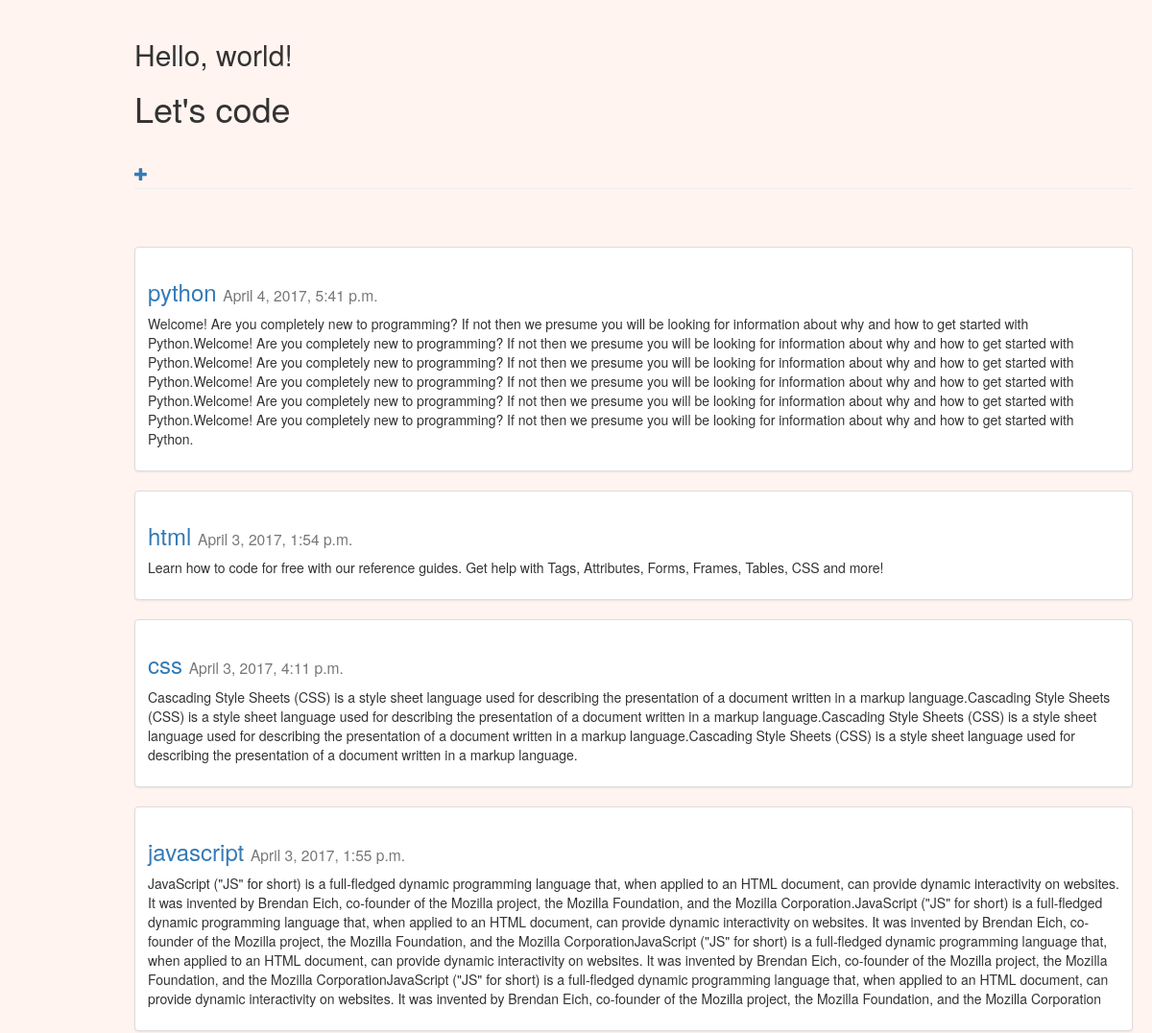
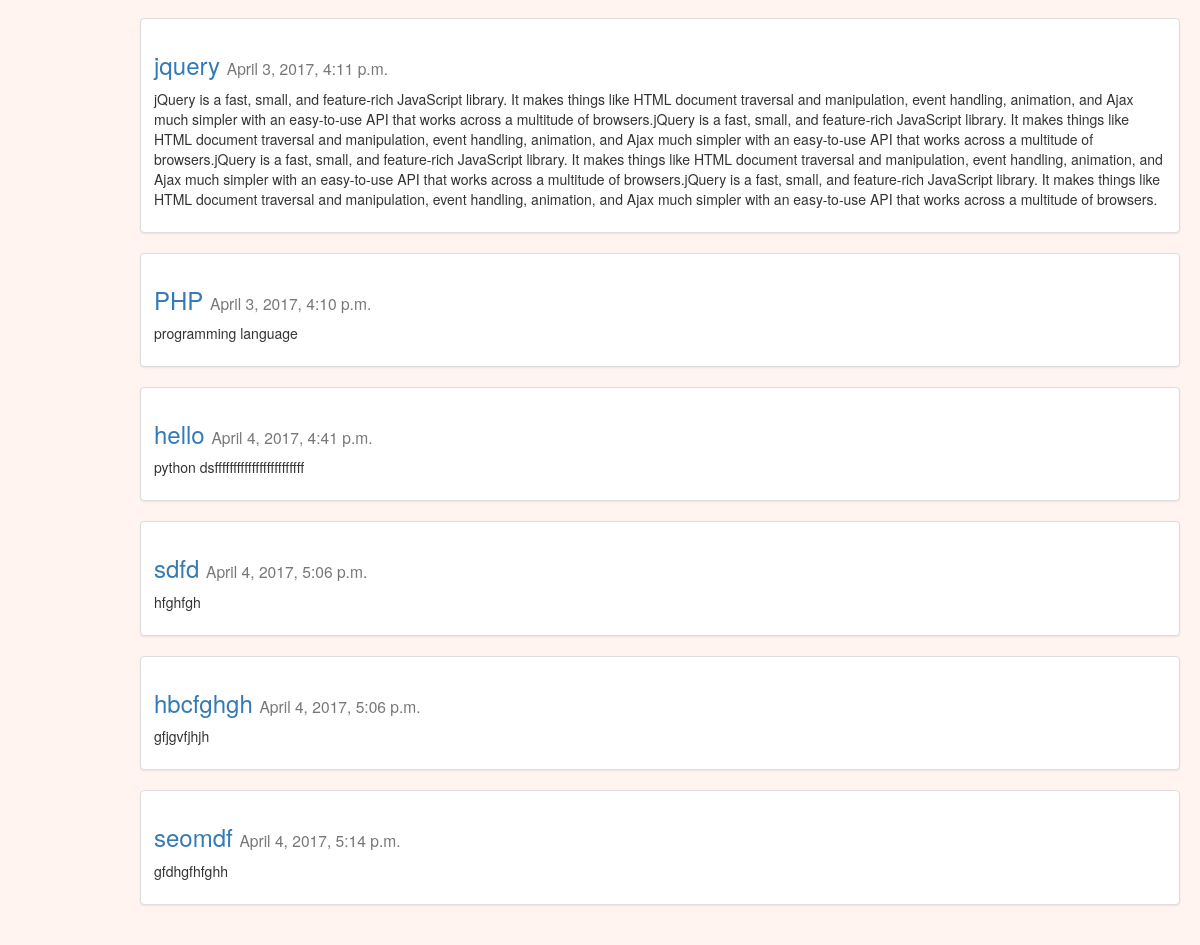
Screenshot of /blog/ with the database file from the repository (2 pictures, top to bottom).
### blog/models.py (models this page shows, shortened)
class Post(models.Model):
    author = models.ForeignKey('auth.User')
    title = models.CharField(max_length=200)
    text = models.TextField()
    created_date = models.DateTimeField(
            default=timezone.now)
    published_date = models.DateTimeField(
            blank=True, null=True)

### blog/views.py (the view)
def post_list(request):
	posts=Post.objects.filter(created_date__lte=timezone.now()).order_by('created_date')
	return render(request, 'blog/post_list.html', {'posts':posts})

### blog/templates/blog/post_list.html
 {% extends 'blog/base.html' %} {% block content %}
<div class="row">
    {% for post in posts %}
    <div class="col-sm-6 col-md-12">
        <div class="thumbnail">
            <div class="caption">
                <h3> <a href="{% url 'post_detail' pk=post.pk %}">{{ post.title }} </a> <small> {{ post.published_date }}</small></h3>
                <p>{{ post.text}} </p>
            </div>
        </div>
    </div>
    {% endfor %}
</div>
{% endblock %}

### blog/templates/blog/base.html (shortened to what this page needs)
{% load staticfiles %}
<html>
<head>
    <link rel="stylesheet" href="https://maxcdn.bootstrapcdn.com/bootstrap/3.3.7/css/bootstrap.min.css">
    <link rel="stylesheet" href="https://maxcdn.bootstrapcdn.com/bootstrap/3.3.7/css/bootstrap-theme.min.css">
    <link rel="stylesheet" href="{% static 'css/main.css' %}">
</head>
<body>
        <h2>Hello, world!</h2>
        <h1> Let's code</h1>
        <div class="page-header">
        <a href="{% url 'post_new' %}" class="top-menu"><span class="glyphicon glyphicon-plus"></span></a>
</div>
    <br>
    <br>
     {% block content %}
     {% endblock %}
</body>
</html>

### blog/static/css/main.css (style rules this page uses)
body { background-color: #fff4f0; margin-left: 100px; padding: 20px 20px 20px 40px; }

### rows the page displays
Post: title "python", published_date "April 4, 2017, 5:41 p.m.", text "Welcome! Are you completely new to programming? If not then we presume you will be looking for information about why and how to get started with Python.Welcome! Are you completely new to programming? If not then we presume you will be looking for information about why and how to get started with Python.Welcome! Are you completely new to programming? If not then we presume you will be looking for information about why and how to get started with Python.Welcome! Are you completely new to programming? If not then we presume you will be looking for information about why and how to get started with Python.Welcome! Are you completely new to programming? If not then we presume you will be looking…"
Post: title "html", published_date "April 3, 2017, 1:54 p.m.", text "Learn how to code for free with our reference guides. Get help with Tags, Attributes, Forms, Frames, Tables, CSS and more!"
Post: title "css", published_date "April 3, 2017, 4:11 p.m.", text "Cascading Style Sheets (CSS) is a style sheet language used for describing the presentation of a document written in a markup language.Cascading Style Sheets (CSS) is a style sheet language used for describing the presentation of a document written in a markup language.Cascading Style Sheets (CSS) is a style sheet language used for describing the presentation of a document written in a markup language.Cascading Style Sheets (CSS) is a style sheet language used for describing the presentation of a document written in a markup language."
Post: title "javascript", published_date "April 3, 2017, 1:55 p.m.", text "JavaScript (\"JS\" for short) is a full-fledged dynamic programming language that, when applied to an HTML document, can provide dynamic interactivity on websites. It was invented by Brendan Eich, co-founder of the Mozilla project, the Mozilla Foundation, and the Mozilla Corporation.JavaScript (\"JS\" for short) is a full-fledged dynamic programming language that, when applied to an HTML document, can provide dynamic interactivity on websites. It was invented by Brendan Eich, co-founder of the Mozilla project, the Mozilla Foundation, and the Mozilla CorporationJavaScript (\"JS\" for short) is a full-fledged dynamic programming language that, when applied to an HTML document, can provide dynamic…"
Post: title "jquery", published_date "April 3, 2017, 4:11 p.m.", text "jQuery is a fast, small, and feature-rich JavaScript library. It makes things like HTML document traversal and manipulation, event handling, animation, and Ajax much simpler with an easy-to-use API that works across a multitude of browsers.jQuery is a fast, small, and feature-rich JavaScript library. It makes things like HTML document traversal and manipulation, event handling, animation, and Ajax much simpler with an easy-to-use API that works across a multitude of browsers.jQuery is a fast, small, and feature-rich JavaScript library. It makes things like HTML document traversal and manipulation, event handling, animation, and Ajax much simpler with an easy-to-use API that works across a…"
Post: title "PHP", published_date "April 3, 2017, 4:10 p.m.", text "programming language"
Post: title "hello", published_date "April 4, 2017, 4:41 p.m.", text "python dsffffffffffffffffffffffff"
Post: title "sdfd", published_date "April 4, 2017, 5:06 p.m.", text "hfghfgh"
Post: title "hbcfghgh", published_date "April 4, 2017, 5:06 p.m.", text "gfjgvfjhjh"
Post: title "seomdf", published_date "April 4, 2017, 5:14 p.m.", text "gfdhgfhfghh"
